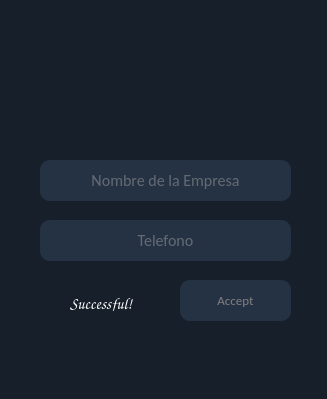
<?xml version="1.0" encoding="UTF-8"?>
<ui version="4.0">
 <class>MainWindow</class>
 <widget class="QMainWindow" name="MainWindow">
  <property name="geometry">
   <rect>
    <x>0</x>
    <y>0</y>
    <width>327</width>
    <height>399</height>
   </rect>
  </property>
  <property name="windowTitle">
   <string>Add Supplier</string>
  </property>
  <property name="windowIcon">
   <iconset>
    <normaloff>Icons/DRAGONN.ico</normaloff>Icons/DRAGONN.ico</iconset>
  </property>
  <property name="styleSheet">
   <string notr="true">background-color:rgb(23, 32, 42);</string>
  </property>
  <widget class="QWidget" name="centralwidget">
   <widget class="QLabel" name="label">
    <property name="geometry">
     <rect>
      <x>80</x>
      <y>10</y>
      <width>141</width>
      <height>101</height>
     </rect>
    </property>
    <property name="text">
     <string/>
    </property>
    <property name="pixmap">
     <pixmap>Icons/DRAGONN.ico</pixmap>
    </property>
   </widget>
   <widget class="QPushButton" name="btn_accep">
    <property name="geometry">
     <rect>
      <x>180</x>
      <y>280</y>
      <width>111</width>
      <height>41</height>
     </rect>
    </property>
    <property name="font">
     <font>
      <family>Calibri</family>
      <pointsize>10</pointsize>
     </font>
    </property>
    <property name="cursor">
     <cursorShape>PointingHandCursor</cursorShape>
    </property>
    <property name="styleSheet">
     <string notr="true">QPushButton{
background-color:rgb(37, 50, 67);color:gray;
border-radius:10px;
}

QPushButton:hover{
background-color:rgb(159, 159, 159);

}</string>
    </property>
    <property name="text">
     <string>Accept</string>
    </property>
   </widget>
   <widget class="QLineEdit" name="text_nom">
    <property name="geometry">
     <rect>
      <x>40</x>
      <y>160</y>
      <width>251</width>
      <height>41</height>
     </rect>
    </property>
    <property name="font">
     <font>
      <family>Calibri</family>
      <pointsize>12</pointsize>
     </font>
    </property>
    <property name="styleSheet">
     <string notr="true">background-color:rgb(37, 50, 67);color:rgb(162, 162, 162);
border-radius:10px;</string>
    </property>
    <property name="maxLength">
     <number>50</number>
    </property>
    <property name="alignment">
     <set>Qt::AlignCenter</set>
    </property>
    <property name="placeholderText">
     <string>Nombre de la Empresa</string>
    </property>
   </widget>
   <widget class="QLineEdit" name="text_tel">
    <property name="geometry">
     <rect>
      <x>40</x>
      <y>220</y>
      <width>251</width>
      <height>41</height>
     </rect>
    </property>
    <property name="font">
     <font>
      <family>Calibri</family>
      <pointsize>12</pointsize>
     </font>
    </property>
    <property name="styleSheet">
     <string notr="true">background-color:rgb(37, 50, 67);color:rgb(162, 162, 162);
border-radius:10px;</string>
    </property>
    <property name="maxLength">
     <number>10</number>
    </property>
    <property name="alignment">
     <set>Qt::AlignCenter</set>
    </property>
    <property name="placeholderText">
     <string>Telefono</string>
    </property>
   </widget>
   <widget class="QLabel" name="text_img">
    <property name="geometry">
     <rect>
      <x>30</x>
      <y>285</y>
      <width>31</width>
      <height>31</height>
     </rect>
    </property>
    <property name="font">
     <font>
      <family>Comic Sans MS</family>
      <pointsize>12</pointsize>
     </font>
    </property>
    <property name="styleSheet">
     <string notr="true">color:white</string>
    </property>
    <property name="text">
     <string/>
    </property>
    <property name="pixmap">
     <pixmap>Icons/Success-PNG-Isolated-HD-Pictures.ico</pixmap>
    </property>
    <property name="scaledContents">
     <bool>true</bool>
    </property>
   </widget>
   <widget class="QLabel" name="text_adv">
    <property name="geometry">
     <rect>
      <x>70</x>
      <y>295</y>
      <width>81</width>
      <height>16</height>
     </rect>
    </property>
    <property name="font">
     <font>
      <family>Comic Sans MS</family>
      <pointsize>12</pointsize>
     </font>
    </property>
    <property name="styleSheet">
     <string notr="true">color:white</string>
    </property>
    <property name="text">
     <string>Successful!</string>
    </property>
   </widget>
  </widget>
  <widget class="QStatusBar" name="statusbar"/>
 </widget>
 <resources/>
 <connections/>
</ui>
